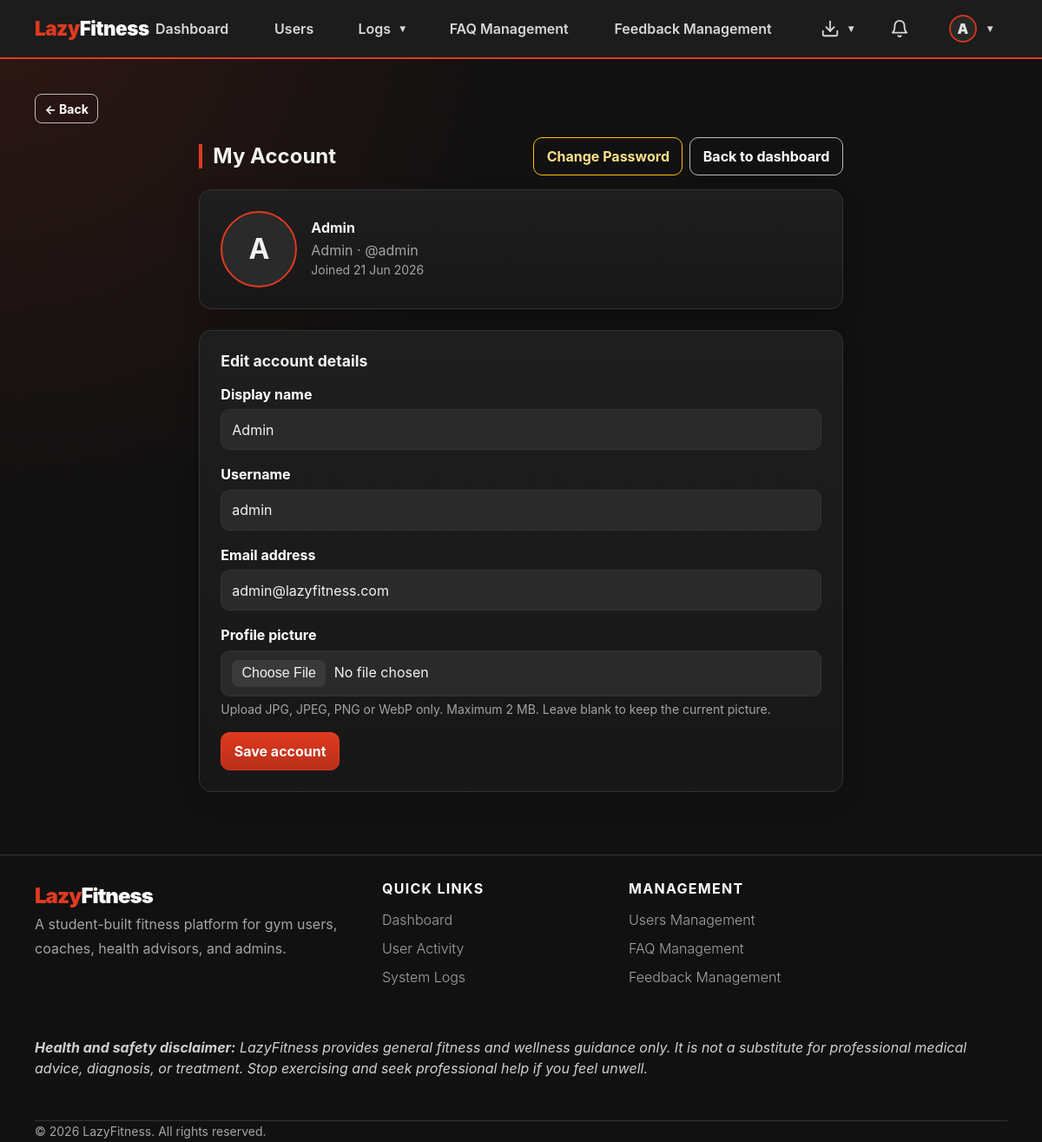
Page /accounts/account/ (signed in) on the committed database.
### apps/accounts/models.py (models this page shows, shortened)
class User(AbstractBaseUser, PermissionsMixin):
    ROLE_CHOICES = [
        ('gym_user',       'Gym User'),
        ('fitness_coach',  'Fitness Coach'),
        ('health_advisor', 'Health Advisor'),
        ('admin',          'Admin'),
    ]
    username_validator = RegexValidator(
        regex=r'^[\w.@+-]+$',
        message='Username may contain letters, numbers, and @/./+/-/_ characters only.',
    )
    username    = models.CharField(max_length=150, unique=True, validators=[username_validator])
    email       = models.EmailField(unique=True)
    profile_picture = models.ImageField(
        upload_to='profile_pictures/',
        blank=True,
        null=True,
        help_text='Optional profile picture used across LazyFitness.',
    )
    role        = models.CharField(max_length=20, choices=ROLE_CHOICES)
    is_active   = models.BooleanField(default=True)   # userStatus
    is_staff    = models.BooleanField(default=False)
    date_joined = models.DateTimeField(auto_now_add=True)
    USERNAME_FIELD  = 'username'
    REQUIRED_FIELDS = ['email', 'role']
    objects = UserManager()
    @property
    def display_name(self):
        profile_fields = [
            ('gymuser', 'user_name'),
            ('coach', 'coach_name'),
            ('healthadvisor', 'advisor_name'),
            ('adminprofile', 'admin_name'),
        ]
        for relation, field in profile_fields:
            try:
                profile = getattr(self, relation)
            except Exception:
                profile = None
            value = getattr(profile, field, '') if profile else ''
            if value:
                return value
        return self.username or self.email
    @property
    def avatar_initial(self):
        name = self.display_name or self.username or self.email or '?'
        return name.strip()[:1].upper()
    @property
    def is_gym_user(self):
        return self.role == 'gym_user'
    @property
    def is_coach(self):
        return self.role == 'fitness_coach'
    @property
    def is_health_advisor(self):
        return self.role == 'health_advisor'
    @property
    def is_admin_user(self):
        return self.role == 'admin'

### apps/admin_panel/models.py (models this page shows, shortened)
class AdminProfile(models.Model):
    user = models.OneToOneField(User, on_delete=models.CASCADE, primary_key=True)
    admin_name = models.CharField(max_length=255)

### apps/accounts/views.py (the view)
# urls.py: path('account/', views.account_edit, name='account_edit'),
@login_required
def account_edit(request):
    if not request.user.is_active:
        logout(request)
        messages.error(request, 'Your account is inactive. Please contact an administrator.')
        return redirect('accounts:login')
    ensure_role_profile(request.user)
    if request.method == 'POST':
        form = AccountEditForm(request.POST, request.FILES, instance=request.user)
        if form.is_valid():
            form.save()
            messages.success(request, 'Your account details were updated successfully.')
            return redirect('accounts:account_edit')
        messages.error(request, 'Please correct the highlighted account errors.')
    else:
        form = AccountEditForm(instance=request.user)
    return render(request, 'accounts/account_edit.html', {'form': form})

### apps/accounts/forms.py (called while the page is built)
def apply_plain_ui(form):
    for name, field in form.fields.items():
        css_class = 'form-select' if isinstance(field.widget, forms.Select) else 'form-control'
        if isinstance(field.widget, forms.CheckboxInput):
            css_class = 'form-check-input'
        if isinstance(field.widget, forms.ClearableFileInput):
            css_class = 'form-control'
        existing = field.widget.attrs.get('class', '')
        field.widget.attrs['class'] = f'{existing} {css_class}'.strip()
        if isinstance(field.widget, forms.Textarea):
            field.widget.attrs.setdefault('rows', 4)
        if not field.widget.attrs.get('placeholder') and not isinstance(field.widget, (forms.Select, forms.CheckboxInput, forms.ClearableFileInput)):
            field.widget.attrs['placeholder'] = field.label or name.replace('_', ' ').title()

### apps/gym_user/messaging.py (called while the page is built)
def unread_count_for_user(user, conversations=None):
    qs = Message.objects.exclude(sender=user).exclude(read_by=user)
    if conversations is not None:
        qs = qs.filter(conversation__in=conversations)
    else:
        qs = qs.filter(conversation__participants=user)
    return qs.distinct().count()

### lazyfitness/view_helpers.py (called while the page is built)
def role_fallback_url(user):
    if getattr(user, 'is_authenticated', False):
        if getattr(user, 'role', '') == 'gym_user':
            return reverse('gym_user:dashboard')
        if getattr(user, 'role', '') == 'fitness_coach':
            return reverse('coach:dashboard')
        if getattr(user, 'role', '') == 'health_advisor':
            return reverse('health_advisor:dashboard')
        if getattr(user, 'role', '') == 'admin':
            return reverse('admin_panel:dashboard')
    return reverse('landing')

### templates/accounts/account_edit.html (shortened to what this page needs)
{% extends "shared/base.html" %}
{% block content %}
<div class="row justify-content-center">
  <div class="col-lg-8">
    <div class="d-flex justify-content-between align-items-center mb-3">
      <h2 class="section-title mb-0">My Account</h2>
      <div class="d-flex gap-2">
        <a class="btn btn-outline-warning" href="{% url 'accounts:password_change' %}">Change Password</a>
        <a class="btn btn-outline-light" href="{% url 'accounts:redirect' %}">Back to dashboard</a>
      </div>
    </div>
    <div class="card p-4 mb-4">
      <div class="d-flex align-items-center gap-3">
        {% if user.profile_picture %}<img src="{{ user.profile_picture.url }}" alt="{{ user.username }}" class="rounded-circle" style="width:88px;height:88px;object-fit:cover;border:2px solid var(--lf-accent);">{% else %}<div class="rounded-circle d-flex align-items-center justify-content-center" style="width:88px;height:88px;background:#2a2a2a;border:2px solid var(--lf-accent);font-size:2rem;font-weight:700;">{{ user.avatar_initial }}</div>{% endif %}
        <div><h4 class="mb-1">{{ user.display_name }}</h4><div class="text-secondary">{{ user.get_role_display }} · @{{ user.username }}</div><div class="small text-secondary">Joined {{ user.date_joined|date:"d M Y" }}</div></div>
      </div>
    </div>
    <div class="card p-4">
      <h5 class="mb-3">Edit account details</h5>
      <form method="post" enctype="multipart/form-data" novalidate>
        {% for field in form %}
          <div class="mb-3{% if field.field.widget.input_type == 'checkbox' %} form-check{% endif %}">
            {% if field.field.widget.input_type == 'checkbox' %}
              {{ field }} <label class="form-check-label" for="{{ field.id_for_label }}">{{ field.label }}</label>
            {% else %}
              <label class="form-label" for="{{ field.id_for_label }}">{{ field.label }}</label>{{ field }}
            {% endif %}
            {% if field.help_text %}<div class="form-text text-secondary">{{ field.help_text }}</div>{% endif %}
          </div>
        {% endfor %}
        <button type="submit" class="btn btn-primary">Save account</button>
      </form>
    </div>
  </div>
</div>
{% endblock %}

### templates/shared/base.html (shortened to what this page needs)
{% load static %}
<!DOCTYPE html>
<html lang="en">
<head>
  <link href="{% static 'css/lazyfitness.css' %}" rel="stylesheet">
</head>
<body>
<nav class="navbar navbar-expand-lg navbar-dark sticky-top" aria-label="Primary navigation">
  <div class="container nav-container">
    {% if user.is_authenticated %}
      {% if user.is_gym_user %}
        <a class="navbar-brand" href="{% url 'gym_user:dashboard' %}">Lazy<span class="text-white">Fitness</span></a>
      {% elif user.is_coach %}
        <a class="navbar-brand" href="{% url 'coach:dashboard' %}">Lazy<span class="text-white">Fitness</span></a>
      {% elif user.is_health_advisor %}
        <a class="navbar-brand" href="{% url 'health_advisor:dashboard' %}">Lazy<span class="text-white">Fitness</span></a>
      {% elif user.is_admin_user %}
        <a class="navbar-brand" href="{% url 'admin_panel:dashboard' %}">Lazy<span class="text-white">Fitness</span></a>
      {% else %}
        <a class="navbar-brand" href="{% url 'landing' %}">Lazy<span class="text-white">Fitness</span></a>
      {% endif %}
    {% else %}
      <a class="navbar-brand" href="{% url 'landing' %}">Lazy<span class="text-white">Fitness</span></a>
    {% endif %}
    <div class="navbar-collapse collapse" id="nav">
      {% if user.is_authenticated %}
        <ul class="navbar-nav main-nav mx-auto align-items-lg-center justify-content-lg-center flex-grow-1 gap-lg-4 px-lg-3 flex-nowrap">
          {% if user.is_gym_user %}
            <li class="nav-item"><a class="nav-link" href="{% url 'gym_user:dashboard' %}">Dashboard</a></li>
            <li class="nav-item dropdown profile-hover-dropdown">
              <a class="nav-link dropdown-toggle" href="#" data-lf-toggle="dropdown" data-submenu-title="My Fitness" role="button" aria-expanded="false">My Fitness</a>
              <ul class="dropdown-menu dropdown-menu-dark profile-centered-menu">
                <li><a class="dropdown-item" href="{% url 'gym_user:goal_list' %}">Goals</a></li>
                <li><a class="dropdown-item" href="{% url 'gym_user:workout_select' %}">Workouts</a></li>
                <li><a class="dropdown-item" href="{% url 'gym_user:schedule' %}">Schedule</a></li>
                <li><a class="dropdown-item" href="{% url 'gym_user:progress' %}">Progress</a></li>
              </ul>
            </li>
            <li class="nav-item"><a class="nav-link" href="{% url 'gym_user:recommendation_list' %}">Health Recommendations</a></li>
            <li class="nav-item"><a class="nav-link" href="{% url 'accounts:submit_feedback' %}">Feedback</a></li>
            <li class="nav-item"><a class="nav-link" href="{% url 'faq_public' %}">FAQ</a></li>
          {% elif user.is_admin_user %}
            <li class="nav-item"><a class="nav-link" href="{% url 'admin_panel:dashboard' %}">Dashboard</a></li>
            <li class="nav-item"><a class="nav-link" href="{% url 'admin_panel:user_list' %}">Users</a></li>
            <li class="nav-item dropdown profile-hover-dropdown">
              <a class="nav-link dropdown-toggle" href="#" data-lf-toggle="dropdown" data-submenu-title="Logs" role="button" aria-expanded="false">Logs</a>
            </li>
            <li class="nav-item"><a class="nav-link" href="{% url 'admin_panel:faq_list' %}">FAQ Management</a></li>
            <li class="nav-item"><a class="nav-link" href="{% url 'admin_panel:feedback_list' %}">Feedback Management</a></li>
          {% endif %}
        </ul>
        <ul class="navbar-nav nav-actions ms-lg-auto align-items-center gap-2 gap-lg-3 flex-row flex-nowrap justify-content-end">
          {% if user.is_admin_user %}
            <li class="nav-item dropdown profile-hover-dropdown ms-2">
              <a class="nav-link nav-icon-link dropdown-toggle" href="#" data-lf-toggle="dropdown" data-submenu-title="Exports" role="button" aria-expanded="false" aria-label="Exports">
                <div class="icon-wrapper">
                  <svg width="22" height="22" viewBox="0 0 24 24" fill="none" stroke="currentColor" stroke-width="2" stroke-linecap="round" stroke-linejoin="round">
                    <path d="M21 15v4a2 2 0 0 1-2 2H5a2 2 0 0 1-2-2v-4"></path>
                    <polyline points="7 10 12 15 17 10"></polyline>
                    <line x1="12" y1="15" x2="12" y2="3"></line>
                  </svg>
                </div>
              </a>
            </li>
          {% endif %}
          <li class="nav-item">
            <a class="nav-link nav-icon-link" href="{% url 'accounts:notifications' %}" title="Notifications">
              <div class="icon-wrapper">
                <svg width="22" height="22" viewBox="0 0 24 24" fill="none" stroke="currentColor" stroke-width="2" stroke-linecap="round" stroke-linejoin="round"><path d="M18 8A6 6 0 0 0 6 8c0 7-3 9-3 9h18s-3-2-3-9"></path><path d="M13.73 21a2 2 0 0 1-3.46 0"></path></svg>
              </div>
            </a>
          </li>
          <li class="nav-item dropdown profile-hover-dropdown ms-1 flex-shrink-0">
            <a class="nav-link d-flex align-items-center gap-2 dropdown-toggle" href="#" role="button" data-lf-toggle="dropdown" data-submenu-title="Account" aria-expanded="false" aria-label="Account">
              {% if user.profile_picture %}
                <img src="{{ user.profile_picture.url }}" alt="{{ user.username }} profile picture" class="rounded-circle avatar-sm">
              {% else %}
                <span class="avatar-initial-sm">{{ user.avatar_initial }}</span>
              {% endif %}
            </a>
          </li>
        </ul>
      {% endif %}
    </div>
  </div>
</nav>
<main class="container mt-4 pb-5">
  {% if user.is_authenticated %}
    <div class="mb-3">
      <button class="btn btn-outline-light btn-sm" type="button" data-lf-back data-fallback="{{ nav_back_fallback|default:'/' }}">← Back</button>
    </div>
  {% endif %}
  {% block content %}{% endblock %}
</main>
<footer class="site-footer py-5 mt-4">
  <div class="container">
    <div class="row gy-4">
      <div class="col-lg-6 col-md-12 footer-brand">
        <div class="footer-logo">Lazy<span>Fitness</span></div>
        <p class="footer-copy text-muted pe-lg-5">A student-built fitness platform for gym users, coaches, health advisors, and admins.</p>
      </div>
      {% if user.is_authenticated %}
        <div class="col-lg-3 col-md-6">
          <h5 class="footer-heading">Quick Links</h5>
          <ul class="footer-links">
            {% if user.is_gym_user %}
              <li class="footer-link"><a href="{% url 'gym_user:dashboard' %}">Dashboard</a></li>
              <li class="footer-link"><a href="{% url 'gym_user:workout_select' %}">Workouts</a></li>
              <li class="footer-link"><a href="{% url 'gym_user:schedule' %}">Schedule</a></li>
              <li class="footer-link"><a href="{% url 'gym_user:progress' %}">Progress</a></li>
              <li class="footer-link"><a href="{% url 'gym_user:recommendation_list' %}">Health Recommendations</a></li>
            {% elif user.is_admin_user %}
              <li class="footer-link"><a href="{% url 'admin_panel:dashboard' %}">Dashboard</a></li>
              <li class="footer-link"><a href="{% url 'admin_panel:login_activity_list' %}">User Activity</a></li>
              <li class="footer-link"><a href="{% url 'admin_panel:system_log_list' %}">System Logs</a></li>
            {% endif %}
          </ul>
        </div>
        <div class="col-lg-3 col-md-6">
          {% if user.is_admin_user %}
            <h5 class="footer-heading">Management</h5>
            <ul class="footer-links">
              <li class="footer-link"><a href="{% url 'admin_panel:user_list' %}">Users Management</a></li>
              <li class="footer-link"><a href="{% url 'admin_panel:faq_list' %}">FAQ Management</a></li>
              <li class="footer-link"><a href="{% url 'admin_panel:feedback_list' %}">Feedback Management</a></li>
            </ul>
          {% else %}
            <h5 class="footer-heading">Support</h5>
            <ul class="footer-links">
              <li class="footer-link"><a href="{% url 'accounts:submit_feedback' %}">Feedback</a></li>
              <li class="footer-link"><a href="{% url 'faq_public' %}">FAQ</a></li>
            </ul>
          {% endif %}
        </div>
      {% endif %}
    </div>
    <div class="lf-footer-disclaimer py-4 mt-4"><i>
        <strong>Health and safety disclaimer:</strong>
        LazyFitness provides general fitness and wellness guidance only. It is not a substitute for professional medical advice, diagnosis, or treatment. Stop exercising and seek professional help if you feel unwell.
    </i></div>
    <div class="footer-bottom mt-4 pt-4 border-top">
      <p class="footer-copy small mb-0">© {% now "Y" %} LazyFitness. All rights reserved.</p>
    </div>
  </div>
</footer>
</body>
</html>

### rows in the picture
User: avatar_initial "A", display_name "Admin", role "Admin", username "admin", date_joined "21 Jun 2026", form "admin" "admin@lazyfitness.com"

### other values in the picture
{{ field.label }} "Display name" "Username" "Email address" "Profile picture"
{{ field.help_text }} "Upload JPG, JPEG, PNG or WebP only. Maximum 2 MB. Leave blank to keep the current picture."
